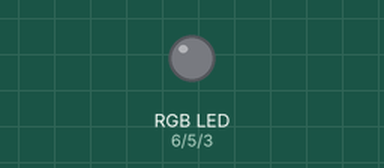
Bench run of a sketch on a simulated Arduino Uno, built with avr-gcc and run on an emulated ATmega328P. Shown: an RGB LED mixed from three pins (HIGH = lit).

Above: at 0.15 s.
At 13.13 s:
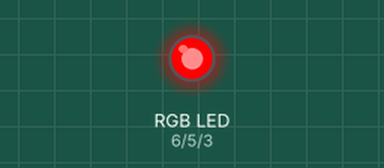
Timing chart, 0 to 13.2 s (numbered marks = the images above):
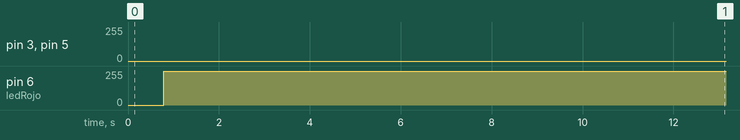

Measured:
- by itself, pin 6 (ledRojo): 0/255 → 255/255 at 0.79 s

The sketch:

_07-Escritura_Analogica.ino
```cpp
int ledAzul = 3;
int ledVerde = 5;
int ledRojo = 6;

int estadoAzul = 0;
int estadoRojo = 100;
int estadoVerde = 200;

int aumentoAzul = 3;
int aumentoVerde = 4;
int aumentoRojo = 1;

void setup() {
  pinMode(ledAzul,OUTPUT);
  pinMode(ledVerde,OUTPUT);
  pinMode(ledRojo,OUTPUT);
}

void loop() {
 analogWrite(ledAzul, estadoAzul);
 analogWrite(ledVerde, estadoVerde);
 analogWrite(ledRojo, estadoRojo);
 estadoAzul = estadoAzul + aumentoAzul;
 estadoVerde = estadoVerde + aumentoVerde;
 estadoRojo = estadoRojo + aumentoRojo;
 if(estadoAzul > 255 || estadoAzul < 0){
  aumentoAzul = aumentoAzul * -1;
 }
 if(estadoVerde > 255 || estadoVerde < 0){
  aumentoVerde = aumentoVerde * -1;
 }
 if(estadoRojo > 255 || estadoRojo<0){
  aumentoRojo = aumentoRojo * -1;
 }
 delay(5);
}
```
